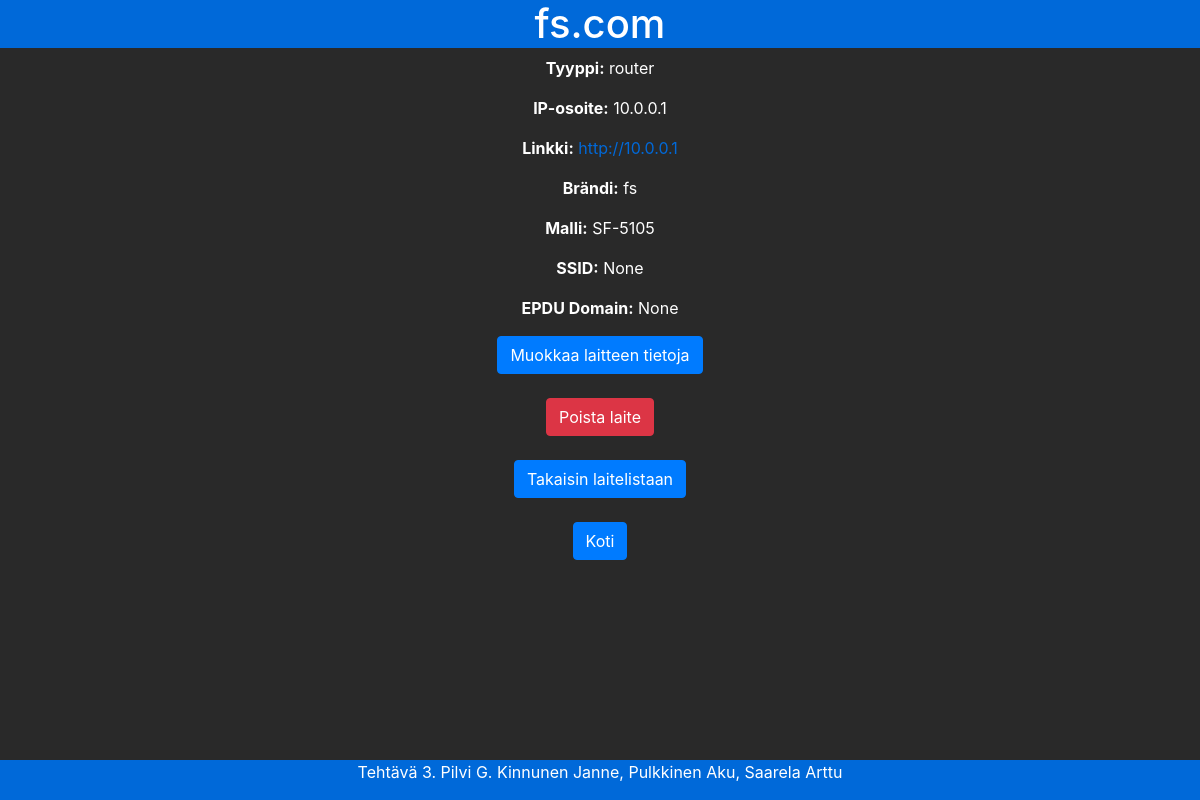
Screenshot of /devices/detail/8/ with the database file from the repository.
### devices/models.py (models this page shows, shortened)
class Device(models.Model):
    TYPE_CHOICES = [
        ('router', 'router'),
        ('switch', 'switch'),
        ('nas', 'nas'),
        ('epdu', 'epdu'),
        ('proxmox', 'proxmox'),
        ('wlan', 'wlan'),
        ('network_monitor', 'network_monitor')
    ]
    device_type = models.CharField(max_length=50, choices=TYPE_CHOICES, default='router')
    name = models.CharField(max_length=255)
    ip_address = models.GenericIPAddressField()
    link = models.URLField(blank=True, null=True)
    brand = models.CharField(max_length=255, blank=True, null=True)
    model = models.CharField(max_length=255, blank=True, null=True)
    ssid = models.CharField(max_length=255, blank=True, null=True, verbose_name="SSID")
    username = models.CharField(max_length=255, blank=True, null=True)
    password = models.CharField(max_length=255, blank=True, null=True)
    domain = models.URLField(verbose_name="ePDU Domain", blank=True, null=True)

### devices/views.py (the view)
# urls.py: path('detail/<int:device_id>/', views.device_detail, name='device_detail'),
def device_detail(request, device_id):
    device = get_object_or_404(Device, pk=device_id)
    return render(request, 'devices/device_detail.html', {'device': device})

### devices/templates/devices/device_detail.html
{% extends "base.html" %}
{% block content %}
    <h1>{{ device.name }}</h1>
    <p><strong>Tyyppi:</strong> {{ device.get_device_type_display }}</p>
    <p><strong>IP-osoite:</strong> {{ device.ip_address }}</p>
    <p><strong>Linkki:</strong> <a href="{{ device.link }}">{{ device.link }}</a></p>
    <p><strong>Brändi:</strong> {{ device.brand }}</p>
    <p><strong>Malli:</strong> {{ device.model }}</p>
    <p><strong>SSID:</strong> {{ device.ssid }}</p>
    <p><strong>EPDU Domain:</strong> {{ device.domain }}</p>
    <a href="{% url 'edit_device' device.id %}" class="btn btn-primary">Muokkaa laitteen tietoja</a>
    <br><br>
    <a href="{% url 'device_remove' device.id %}" class="btn btn-danger">Poista laite</a>
    <br><br>
    <a href="{% url 'list_devices' %}" class="btn btn-primary">Takaisin laitelistaan</a>
    <br><br>
    <a href="{% url 'home' %}" class="btn btn-primary">Koti</a>
{% endblock %}

### labrapalvelut/static/labrapalvelut/styles.css (style rules this page uses)
body { background-color: #292929fe; text-align: center; height: 50%; width: 100%; padding-bottom: 75px; }
h1 { color: white ; background-color: rgb(0, 105, 217); }
p { color: white; }
a { color: rgb(0, 105, 217); text-align: center; }

### rows the page displays
Device: name "fs.com", device_type "router", ip_address "10.0.0.1", link "http://10.0.0.1", brand "fs", model "SF-5105", ssid "None", domain "None"
